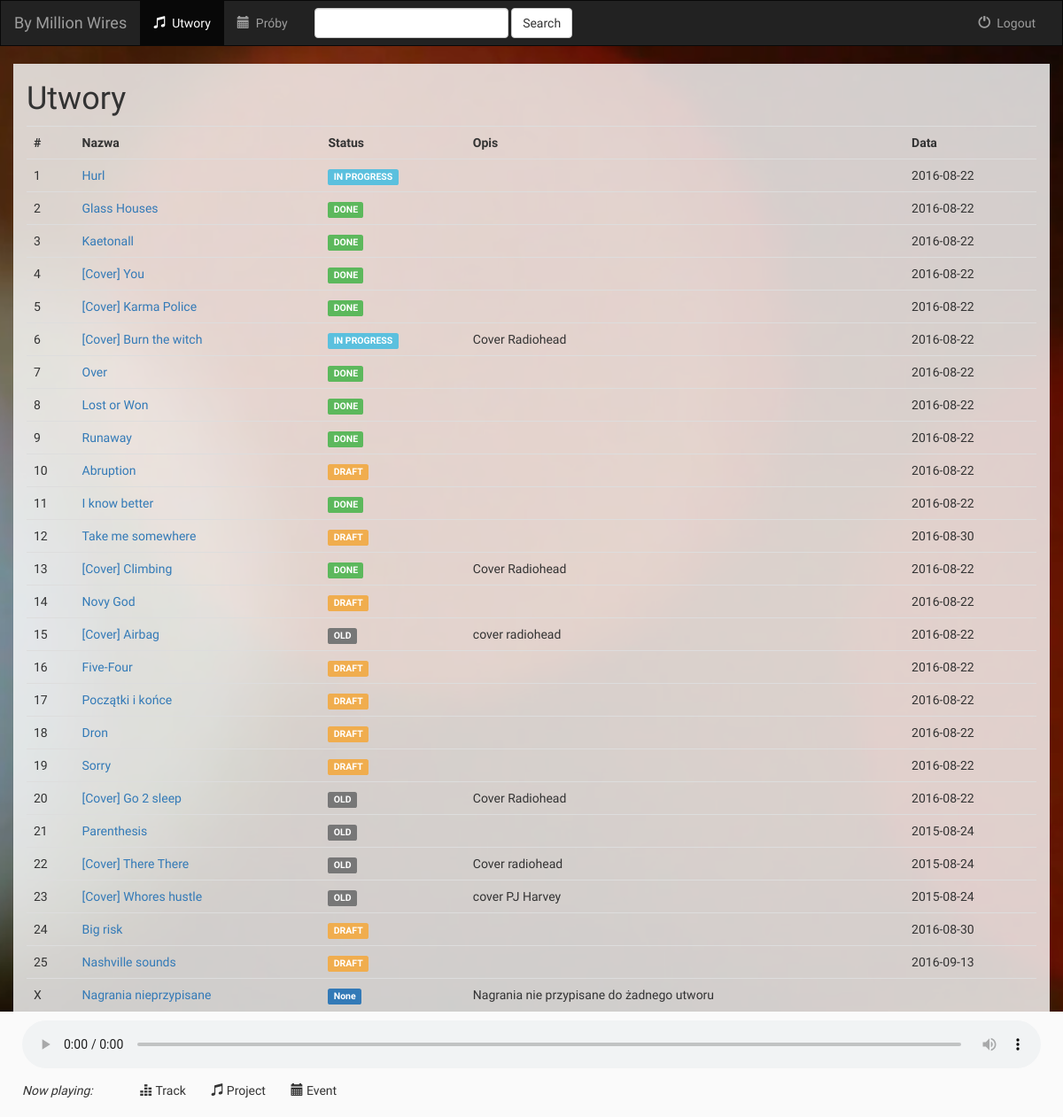
/tracks/projects, run on the app's committed database.
### tracks/models.py (models this page shows, shortened)
class Project(models.Model):
    PROJECT_STATUSES = (
        ('DRAFT', 'draft'),
        ('IN PROGRESS', 'in progress'),
        ('DONE', 'done'),
        ('OLD', 'old')
    )
    PROJECT_STATUSES_CSS = {
        "DRAFT" : 'label-warning',
        "IN PROGRESS" : 'label-info',
        "DONE" : 'label-success',
        "OLD" : 'label-default',
    }
    def get_status_css(self):
        return self.PROJECT_STATUSES_CSS[self.status]
    name = models.CharField(max_length=200)
    date = models.DateField(default=now)
    description = models.TextField(blank=True)
    status = models.CharField(max_length=15, choices=PROJECT_STATUSES, default='DRAFT')

### tracks/views.py (the view)
# urls.py: url(r'^projects/(?P<project_id>[0-9]+)$', views.project_details, name='project_details'),
def projects(request):
    projects = Project.objects.all()
    return render(request, 'tracks/projects.html', {'projects': projects})

### tracks/templates/tracks/projects.html (shortened to what this page needs)
{% extends 'tracks/base.html' %}
{% block projects_active %}active{% endblock %}
{% block body %}
<div class="container">
    <h1>Utwory</h1>
    {% include "tracks/tables/project-table.html" with projects=projects %}
</div>
{% endblock %}

### tracks/templates/tracks/tables/project-table.html
{% load staticfiles %}
<div class="table-responsive">
    <table class="table table-hover">
        <th>#</th>
        <th>Nazwa</th>
        <th>Status</th>
        <th>Opis</th>
        <th>Data</th>
    {% for project in projects %}
        <tr class="table-row" data-href="{% url 'tracks:project_details' project.id %}">
            <td>{{ forloop.counter }}</td>
            <td><a href="{% url 'tracks:project_details' project.id %}">{{ project.name }}</a></td>
            <td><span class="label {{ project.get_status_css }}">{{ project.status }}</span></td>
            <td>{{ project.description }}</td>
            <td>{{ project.date }}</td>
        </tr>
    {% endfor %}
        <tr class="table-row" data-href="{% url 'tracks:project_undefined' %}">
            <td>X</td>
            <td><a href="{% url 'tracks:project_undefined' %}">Nagrania nieprzypisane</a></td>
            <td><span class="label label-primary">None</span></td>
            <td>Nagrania nie przypisane do żadnego utworu</td>
            <td></td>
        </tr>
    </table>
</div>

### tracks/static/tracks/css/custom.css (style rules this page uses)
body { background-image: url('../img/blurr.png'); font-family: 'Raleway', sans-serif; }
.container { background-color: rgba(255,255, 255, 0.8); margin-bottom: 80px; }
tr { cursor: pointer; }

### data on the page
Project: name "Hurl", status "IN PROGRESS", date "2016-08-22"
Project: name "Glass Houses", status "DONE", date "2016-08-22"
Project: name "Kaetonall", status "DONE", date "2016-08-22"
Project: name "[Cover] You", status "DONE", date "2016-08-22"
Project: name "[Cover] Karma Police", status "DONE", date "2016-08-22"
Project: name "[Cover] Burn the witch", status "IN PROGRESS", description "Cover Radiohead", date "2016-08-22"
Project: name "Over", status "DONE", date "2016-08-22"
Project: name "Lost or Won", status "DONE", date "2016-08-22"
Project: name "Runaway", status "DONE", date "2016-08-22"
Project: name "Abruption", status "DRAFT", date "2016-08-22"
Project: name "I know better", status "DONE", date "2016-08-22"
Project: name "Take me somewhere", status "DRAFT", date "2016-08-30"
Project: name "[Cover] Climbing", status "DONE", description "Cover Radiohead", date "2016-08-22"
Project: name "Novy God", status "DRAFT", date "2016-08-22"
Project: name "[Cover] Airbag", status "OLD", description "cover radiohead", date "2016-08-22"
Project: name "Five-Four", status "DRAFT", date "2016-08-22"
Project: name "Początki i końce", status "DRAFT", date "2016-08-22"
Project: name "Dron", status "DRAFT", date "2016-08-22"
Project: name "Sorry", status "DRAFT", date "2016-08-22"
Project: name "[Cover] Go 2 sleep", status "OLD", description "Cover Radiohead", date "2016-08-22"
Project: name "Parenthesis", status "OLD", date "2015-08-24"
Project: name "[Cover] There There", status "OLD", description "Cover radiohead", date "2015-08-24"
Project: name "[Cover] Whores hustle", status "OLD", description "cover PJ Harvey", date "2015-08-24"
Project: name "Big risk", status "DRAFT", date "2016-08-30"
Project: name "Nashville sounds", status "DRAFT", date "2016-09-13"
